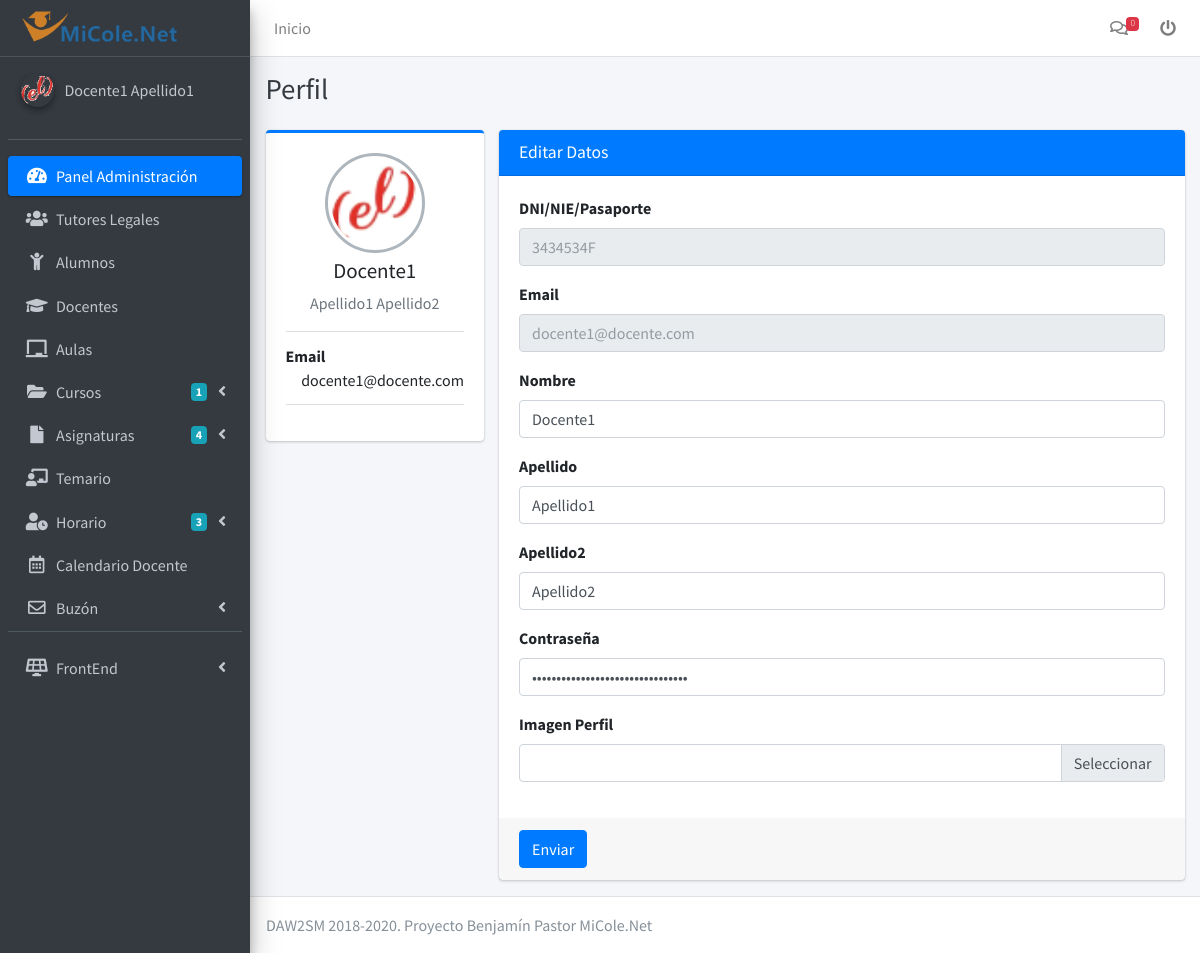
The app's page /view/docente/perfil.php (signed in) with its own data.
### tables this page shows
CREATE TABLE `docente` (
  `id` int(10) NOT NULL,
  `CIF` varchar(20) NOT NULL,
  `nombre` varchar(20) NOT NULL,
  `apellido` varchar(20) NOT NULL,
  `apellido2` varchar(20) NOT NULL,
  `img` varchar(255) NOT NULL,
  `email` varchar(150) NOT NULL,
  `contrasenya` varchar(255) NOT NULL,
  `rol` varchar(20) NOT NULL DEFAULT 'docente',
  `is_admin` varchar(1) NOT NULL DEFAULT '0'
);

### Model/Docente.php (called while the page is built, shortened)
<?php
class Docente extends Usuario
{
    public function allInfoDocente($id){
        $obj=new DbConnection();
        $conn=$obj->dbConnect();
        $sql="SELECT * FROM docente AS d WHERE id = $id";
        $prepared=$conn->prepare($sql);
        $prepared->execute();
        $result=$prepared->fetch(PDO::FETCH_ASSOC);
        return $result;
    }
    public function isDocenteAdmin($id){
        $obj=new DbConnection();
        $conn=$obj->dbConnect();
        $sql="SELECT is_admin FROM docente WHERE docente.id = $id";
        $prepared=$conn->prepare($sql);
        $prepared->execute();
        $result = $prepared->fetch();
        return $result;
    }
}

### Model/Curso.php (called while the page is built, shortened)
<?php
class Curso
{
    public function cursosByDocente($id)
    {
        $obj = new DbConnection();
        $conn = $obj->dbConnect();
        $sql = "SELECT c.nombre, c.ciclo, c.id, c.descripcion FROM curso AS c, docente  WHERE docente.id = $id AND c.docente_tutor = docente.id";
        $prepare = $conn->prepare($sql);
        $prepare->execute();
        $result = $prepare->fetchAll(PDO::FETCH_ASSOC);
        return $result;
    }
}

### Model/Asignatura.php (called while the page is built, shortened)
<?php
include_once "Curso.php";
class Asignatura extends Curso
{
    public function numberOfAsignaturasByDocente($id)
    {
        $obj = new DbConnection();
        $conn = $obj->dbConnect();
        $sql = "SELECT COUNT(asignatura.id) as numberOfAsignatura FROM `asignatura`, `curso`, `docente` WHERE docente.id = curso.docente_tutor  AND asignatura.curso = curso.id AND docente.id = $id";
        $prepare = $conn->prepare($sql);
        $prepare->execute();
        $result = $prepare->fetch(PDO::FETCH_COLUMN);
        return $result;
    }
}

### Model/Aula.php (called while the page is built, shortened)
<?php
class Aula
{
    public function numberOfAulas()
    {
        $obj = new DbConnection();
        $conn = $obj->dbConnect();
        $sql = "SELECT COUNT(aula.id) AS numberOfAulas FROM `aula`";
        $prepare = $conn->prepare($sql);
        $prepare->execute();
        $result = $prepare->fetch(PDO::FETCH_COLUMN);
        return $result;
    }
}

### view/docente/perfil.php (the view, shortened to what this page needs)
<?php
if (isset($_SESSION['id'])) {
    include_once "../../Model/Docente.php";
    include_once "../../Model/Curso.php";
    include_once "../../Model/Docente.php";
    include_once "../../Model/Asignatura.php";
    ?>
<!DOCTYPE html>
<html lang="en">
<?php include_once "../template_layout/head.php" ?>
<body class="fix-header fix-sidebar">
        <?php include_once "template_lay/header.php" ?>
        <?php include_once "template_lay/sidebar.php" ?>
        <div class="content-wrapper">
            <div class="content-header">
                <div class="container-fluid">
                    <div class="row mb-2">
                        <div class="col-sm-12">
                            <h1 class="m-0 text-dark">Perfil</h1>
                        </div>
                    </div>
                </div>
            </div>
            <section class="content">
                <div class="container-fluid">
                    <div class="row">
                        <div class="col-md-3">
                            <div class="card card-primary card-outline">
                                <div class="card-body box-profile">
                                    <div class="text-center">
                                        <img class="profile-user-img img-fluid img-circle" src="/uploads/<?php echo $allInfodocente['img'];?>" alt="Imagen de <?php echo $allInfodocente['nombre'];?>">
                                    </div>
                                    <h3 class="profile-username text-center"><?php echo $allInfodocente['nombre'];?></h3>
                                    <p class="text-muted text-center"><?php echo $allInfodocente['apellido']." ".$allInfodocente['apellido2'];?></p>
                                    <ul class="list-group list-group-unbordered mb-3">
                                        <li class="list-group-item">
                                            <b>Email</b> <a class="float-right"><?php echo $allInfodocente['email'];?></a>
                                        </li>
                                    </ul>
                                </div>
                            </div>
                        </div>
                        <div class="col-md-9">
                            <div class="card card-primary">
                                <div class="card-header">
                                    <h3 class="card-title">Editar Datos</h3>
                                </div>
                                <form role="form" action="/Controller/perfilCtrlDocente.php" method="post"
                                    enctype="multipart/form-data">
                                    <div class="card-body">
                                        <div class="form-group">
                                            <label for="nif">DNI/NIE/Pasaporte</label>
                                            <input type="text" class="form-control" id="cif" name="cif"
                                                placeholder="<?php echo $allInfodocente['CIF'];?>" disabled>
                                        </div>
                                        <div class="form-group">
                                            <label for="email">Email</label>
                                            <input type="email" class="form-control" id="email" name="email"
                                                placeholder="<?php echo $allInfodocente['email'];?>" disabled>
                                        </div>
                                        <div class="form-group">
                                            <label for="nombre">Nombre</label>
                                            <input type="text" class="form-control" id="nombre" name="nombre"
                                                value="<?php echo $allInfodocente['nombre'];?>">
                                        </div>
                                        <div class="form-group">
                                            <label for="apellido">Apellido</label>
                                            <input type="text" class="form-control" id="apellido" name="apellido"
                                                value="<?php echo $allInfodocente['apellido'];?>">
                                        </div>
                                        <div class="form-group">
                                            <label for="apellido2">Apellido2</label>
                                            <input type="text" class="form-control" id="apellido2" name="apellido2"
                                                value="<?php echo $allInfodocente['apellido2'];?>">
                                        </div>
                                        <div class="form-group">
                                            <label for="contrasenya">Contraseña</label>
                                            <input type="password" class="form-control" id="contrasenya"
                                                name="contrasenya" placeholder="Contraseña"
                                                value="<?php echo $allInfodocente['contrasenya'];?>">
                                        </div>
                                        <div class="form-group">
                                            <label for="img">Imagen Perfil</label>
                                            <div class="input-group">
                                                <div class="custom-file">
                                                    <label class="custom-file-label" for="img"></label>
                                                </div>
                                            </div>
                                        </div>
                                    </div>
                                    <div class="card-footer">
                                        <button type="submit" name="enviar" class="btn btn-primary">Enviar</button>
                                    </div>
                                </form>
                            </div>
                        </div>
                    </div>
            </section>
        </div>
    <?php include_once "../template_layout/footer.php";
    include_once 'template_lay/script.php' ?>
</body>
</html>
<?php
}else{
    header('Location:../../index.php');
}?>

### view/docente/template_lay/sidebar.php (shortened to what this page needs)
<?php
include_once "../../Model/Docente.php";
$docente = new Docente();
$allInfodocente = $docente->allInfodocente($_SESSION['id']);
$isDocenteAdmin = $docente->isDocenteAdmin($_SESSION['id']);
include_once "../../Model/Curso.php";
$curso = new Curso();
$cursosByDocente = $curso->cursosByDocente($_SESSION['id']);
include_once "../../Model/Asignatura.php";
$asignatura = new Asignatura();
$numberOfAsignaturasByDocente = $asignatura->numberOfAsignaturasByDocente($_SESSION['id']);
include_once "../../Model/Aula.php";
$aula = new Aula();
$numberOfAulas = $aula->numberOfAulas();
?>
<aside class="main-sidebar sidebar-dark-primary elevation-4">
    <a href="../docente/index.php" class="brand-link">
        <img src="/Resource/images/backEnd/logo.png" alt="MiCole.net" class="brand-image "
            style="opacity: .8" />
    </a>
    <div class="sidebar">
        <div class="user-panel mt-3 pb-3 mb-3 d-flex">
            <div class="image">
                <img src="/uploads/<?php echo $allInfodocente['img']; ?>" class="img-circle elevation-2"
                    alt="User Image">
            </div>
            <div class="info">
                <a href="#" class="d-block">
                    <?php
echo "<p><a href='/view/docente/perfil.php'>" . $allInfodocente['nombre'] . " " . $allInfodocente['apellido'] . "</a></p>"; ?></a>
            </div>
        </div>
        <nav class="mt-2">
            <ul class="nav nav-pills nav-sidebar flex-column" data-widget="treeview" role="menu" data-accordion="false">
                <li class="nav-item">
                    <a href="../docente/index.php" class="nav-link active">
                        <i class="nav-icon fas fa-tachometer-alt"></i>
                        <p>
                            Panel Administración
                        </p>
                    </a>
                </li>
                <?php if ($isDocenteAdmin['is_admin'] == 1) {?>
                <li class="nav-item">
                    <a href='/view/docente/allTutores.php' class='nav-link'>
                        <i class="nav-icon fas fa-users"></i>
                        <p>Tutores Legales</p>
                    </a>
                </li>
                <?php }?>
                <li class="nav-item">
                    <a href='/view/docente/alumnos.php' class='nav-link'>
                        <i class="nav-icon fas fa-child"></i>
                        <p>Alumnos</p>
                    </a>
                </li>
                <?php if ($isDocenteAdmin['is_admin'] == 1) {?>
                <li class="nav-item">
                    <a href='/view/docente/allDocentes.php' class='nav-link'>
                        <i class="nav-icon fas fa-graduation-cap"></i>
                        <p>Docentes</p>
                    </a>
                </li>
                <?php }?>
                <?php if ($isDocenteAdmin['is_admin'] == 1) {?>
                <li class="nav-item">
                    <a href='/view/docente/allAulas.php' class='nav-link'>
                        <i class="nav-icon fas fa-chalkboard"></i>
                        <p>Aulas</p>
                    </a>
                </li>
                <?php }?>
                <li class="nav-item has-treeview">
                    <a href="#" class="nav-link">
                        <i class="nav-icon fas fa-folder-open"></i>
                        <p>Cursos
                            <i class="fas fa-angle-left right"></i>
                            <span class="badge badge-info right"><?php
if (isset($cursosByDocente)) {
    echo sizeof($cursosByDocente);}?></span>
                        </p>
                    </a>
                </li>
                <li class="nav-item has-treeview">
                    <a href="#" class="nav-link">
                        <i class="nav-icon fas fa-file"></i>
                        <p>Asignaturas
                            <i class="fas fa-angle-left right"></i>
                            <span class="badge badge-info right"><?php
if (isset($numberOfAsignaturasByDocente)) {
    echo $numberOfAsignaturasByDocente;}?></span>
                        </p>
                    </a>
                </li>
                <?php if ($isDocenteAdmin['is_admin'] == 1) {?>
                <li class="nav-item">
                    <a href="/view/docente/allTemas.php" class="nav-link">
                        <i class="nav-icon fas fa-chalkboard-teacher"></i>
                        <p>
                            Temario
                        </p>
                    </a>
                </li>
                <?php }?>
                <?php if ($isDocenteAdmin['is_admin'] == 1) {?>
                <li class="nav-item has-treeview ">
                    <a href="#" class="nav-link">
                        <i class="nav-icon fas fa-user-clock"></i>
                        <p>Horario
                            <i class="fas fa-angle-left right"></i>
                            <span class="badge badge-info right"><?php
if (isset($numberOfAulas)) {
    echo $numberOfAulas;}?></span>
                        </p>
                    </a>
                </li>
                <?php }?>
                <li class="nav-item ">
                    <a href="/view/docente/calendario.php" class="nav-link">
                        <i class="nav-icon far fa-calendar-alt"></i>
                        <p>
                            Calendario Docente
                        </p>
                    </a>
                </li>
                <li class=" user-panel nav-item has-treeview">
                    <a href="#" class="nav-link">
                        <i class="nav-icon far fa-envelope"></i>
                        <p>
                            Buzón
                            <i class="fas fa-angle-left right"></i>
                        </p>
                    </a>
                </li>
                <?php if ($isDocenteAdmin['is_admin'] == 1) {?>
                <li class=" nav-item has-treeview  mt-3">
                    <a href="#" class="nav-link">
                        <i class="nav-icon fas fa-solar-panel"></i>
                        <p>
                            FrontEnd
                            <i class="fas fa-angle-left right"></i>
                        </p>
                    </a>
                </li>
                <?php }?>
            </ul>
        </nav>
    </div>
</aside>

### records on screen
docente: img (picture), nombre "Docente1", apellido "Apellido1", apellido2 "Apellido2", email "docente1@docente.com", cif "3434534F"

### other values on screen
$unReadMsg "0"
sizeof($cursosByDocente) "1"
$numberOfAsignaturasByDocente "4"
$numberOfAulas "3"
